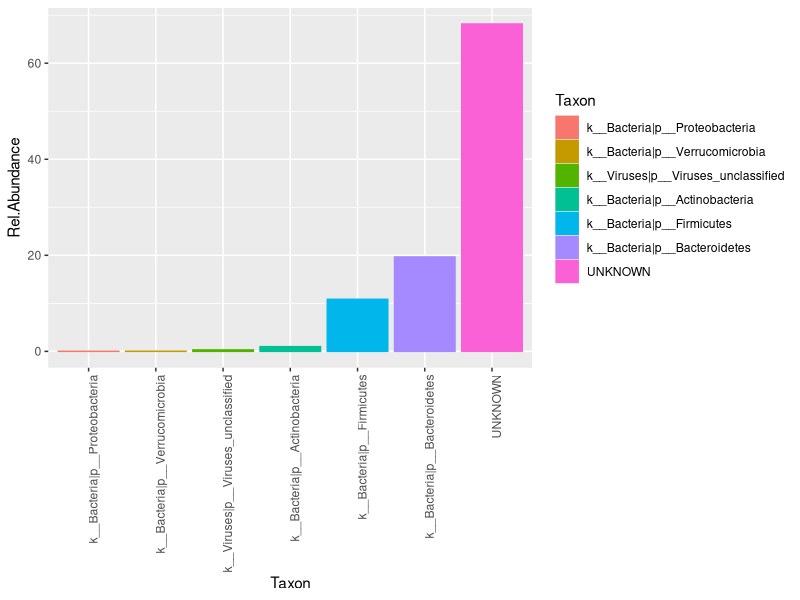
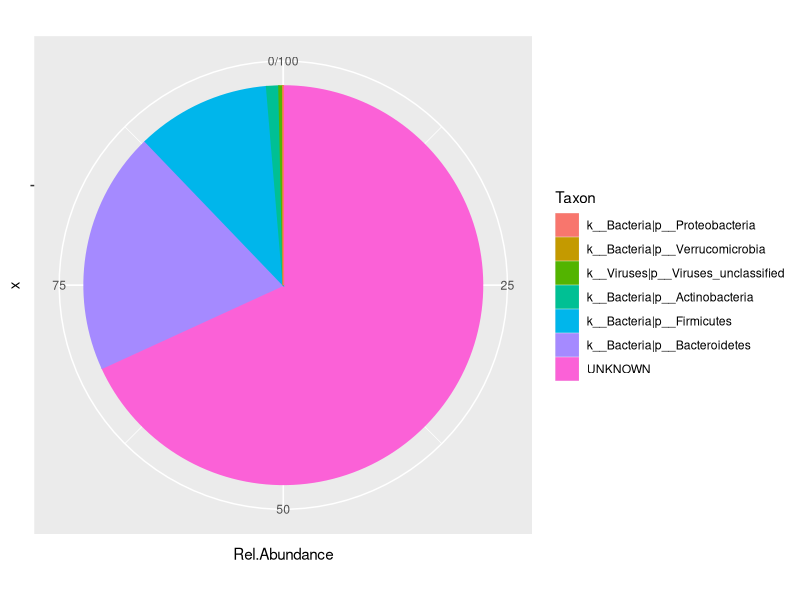
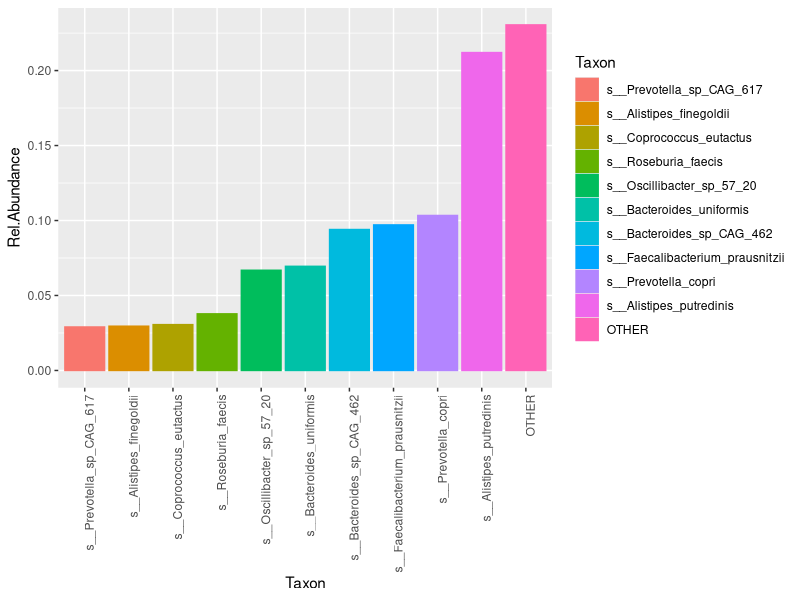
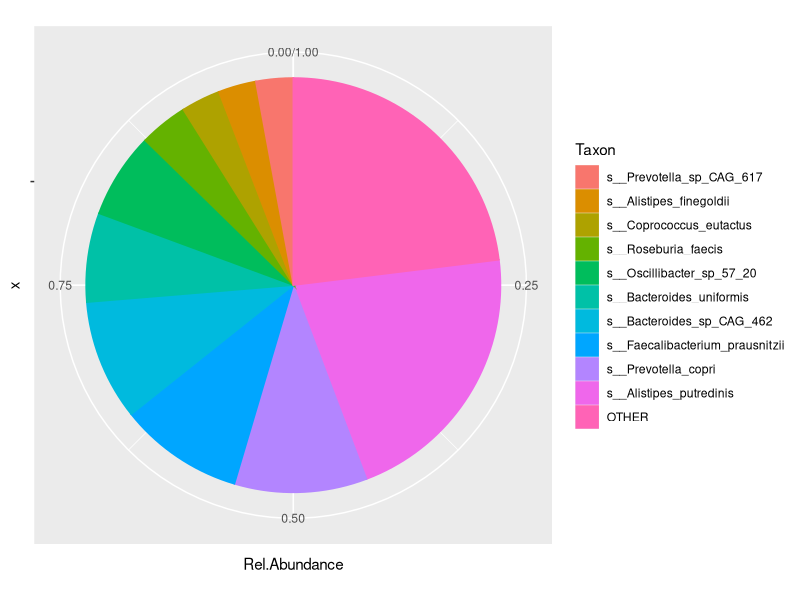

R code for these plots, in order:
# ===============================================================================
# ===============================================================================
# R. Gacesa, UMCG (2022)
#
# Microbiome data analysis student workshop
# ===============================================================================
# ===============================================================================

# ======================================================
# ======================================================
# ======================================================
#
# MICROBIOME WORKSHOP
#
# ======================================================
# ======================================================
# ======================================================

setwd('~/2022_Teaching/codes/')

# load libraries
# ===========================
library(vegan)
library(ggplot2)
library(tidyr)

# =====================================================================================================================
# =====================================================================================================================
# PART 1: exploratory data analysis, one sample
# =====================================================================================================================
# =====================================================================================================================

# > 0) load microbiome data (sample02)
# ======================================
inDF <- read.table(file = 'sample02_metaphlan.txt',sep='\t',header=F,stringsAsFactors = F)
colnames(inDF) <- c("Taxon","TaxID","Rel.Abundance","Coverage","Aligned.Reads")
head(inDF)

## > i) find relative abundances of unknown & kingdoms (archaea, bacteria, viruses)
# ======================================================================================================================
##  > we grep for taxon names starting with k__, including any number of chars and |; and then we remove it
inDFk <- inDF[-grep('^k__.*\\|',inDF$Taxon),]

# > ii) find relative abundances of phyla and unknown
# ======================================================================================================================
## two steps: 
## 1)  we grep for taxon names starting with k__, including any number of chars and |c__; and then we remove it
##     this leaves all kingdoms, unknown and all phyla
inDFp <- inDF[-grep('^k__.*\\|c__',inDF$Taxon),]
## 2) then remove kingdoms by grepping for k__<anything>|p__ OR "UNKNOWN"
inDFp <- inDFp[grep('UNKNOWN|^k__.*\\|p__',inDFp$Taxon),]

# > iii) extract all species, remove unclassified reads and re-calculate relative abundances
# ======================================================================================================================
#  1) extract species (by grepping for |s__); Note: this also removes UNKNOWN 
inDFf <- inDF[grep('\\|s__',inDF$Taxon),]
#  2) re-normalize to 1 by dividing all values by sum of species
inDFf$Rel.Abundance <- inDFf$Rel.Abundance/sum(inDFf$Rel.Abundance)

# > iv) plot phylum-level composition of microbiome sample
# ======================================================================================================================
inDFp <- inDF[-grep('^k__.*\\|c__',inDF$Taxon),]
inDFp <- inDFp[grep('UNKNOWN|^k__.*\\|p__',inDFp$Taxon),]
inDFp$Taxon <- factor(inDFp$Taxon,levels = inDFp$Taxon[order(inDFp$Rel.Abundance)])
ggplot(inDFp,aes(x=Taxon,y=Rel.Abundance,col=Taxon,fill=Taxon)) + geom_col() + theme(axis.text.x = element_text(angle = 90,hjust = 1)) 
ggplot(inDFp,aes(x="",y=Rel.Abundance,col=Taxon,fill=Taxon)) + geom_col() + coord_polar("y", start=0)

# > v) remove "unknown taxa" & re-normalize, then plot top-ten most abundant species and rest of data grouped as "Other"
# ======================================================================================================================
#  1) extract species (by grepping for |s__); Note: this also removes UNKNOWN 
inDFs <- inDF[grep('\\|s__',inDF$Taxon),]
inDFs$Taxon <- as.character(inDFs$Taxon)
#  2) re-normalize to 1 by dividing all values by sum of species
inDFs$Rel.Abundance <- inDFs$Rel.Abundance/sum(inDFs$Rel.Abundance)
#  3) sort
inDFs <- inDFs[order(inDFs$Rel.Abundance,decreasing = T),]
inDFs2 <- inDFs[1:10,]
inDFs3 <- rbind.data.frame(inDFs2,
                           data.frame(Taxon="OTHER",TaxID=-1,Rel.Abundance=sum(inDFs$Rel.Abundance[11:nrow(inDFs)]),Coverage=-1,Aligned.Reads=-1))
#  4) clean-up species names
for (rr in c(1:nrow(inDFs3))) {
  tsplit <- strsplit(inDFs3$Taxon[rr],"\\|")[[1]]
  inDFs3$Taxon[rr] <- tsplit[length(tsplit)]
}

inDFs3$Taxon <- factor(inDFs3$Taxon,levels = inDFs3$Taxon[order(inDFs3$Rel.Abundance)])
ggplot(inDFs3,aes(x=Taxon,y=Rel.Abundance,col=Taxon,fill=Taxon)) + geom_col() + theme(axis.text.x = element_text(angle = 90,hjust = 1)) 
ggplot(inDFs3,aes(x="",y=Rel.Abundance,col=Taxon,fill=Taxon)) + geom_col() + coord_polar("y", start=0)
